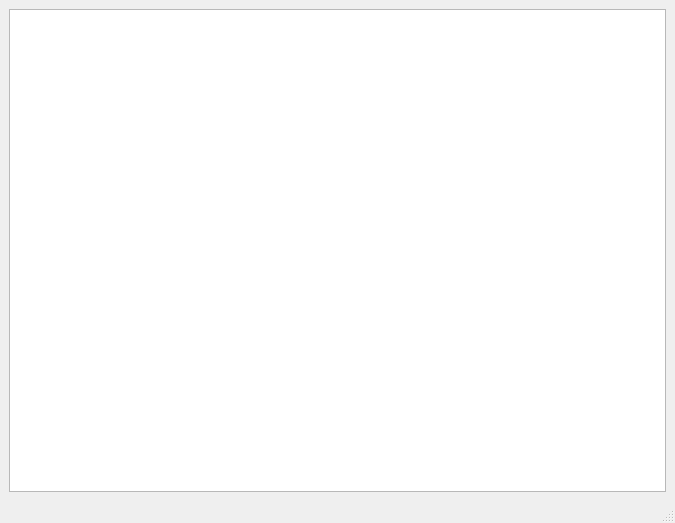
<?xml version="1.0" encoding="UTF-8"?>
<ui version="4.0">
 <class>MainWindow</class>
 <widget class="QMainWindow" name="MainWindow">
  <property name="windowModality">
   <enum>Qt::WindowModal</enum>
  </property>
  <property name="geometry">
   <rect>
    <x>0</x>
    <y>0</y>
    <width>675</width>
    <height>523</height>
   </rect>
  </property>
  <property name="windowTitle">
   <string>Árvore Sintática</string>
  </property>
  <property name="windowIcon">
   <iconset>
    <normaloff>ufms.png</normaloff>ufms.png</iconset>
  </property>
  <widget class="QWidget" name="centralwidget">
   <layout class="QGridLayout" name="gridLayout">
    <item row="0" column="0">
     <widget class="QTextEdit" name="campotexto_sintatico">
      <property name="font">
       <font>
        <pointsize>14</pointsize>
        <weight>50</weight>
        <bold>false</bold>
       </font>
      </property>
      <property name="readOnly">
       <bool>true</bool>
      </property>
     </widget>
    </item>
   </layout>
  </widget>
  <widget class="QMenuBar" name="menubar">
   <property name="geometry">
    <rect>
     <x>0</x>
     <y>0</y>
     <width>675</width>
     <height>21</height>
    </rect>
   </property>
  </widget>
  <widget class="QStatusBar" name="statusbar"/>
 </widget>
 <resources/>
 <connections/>
</ui>
